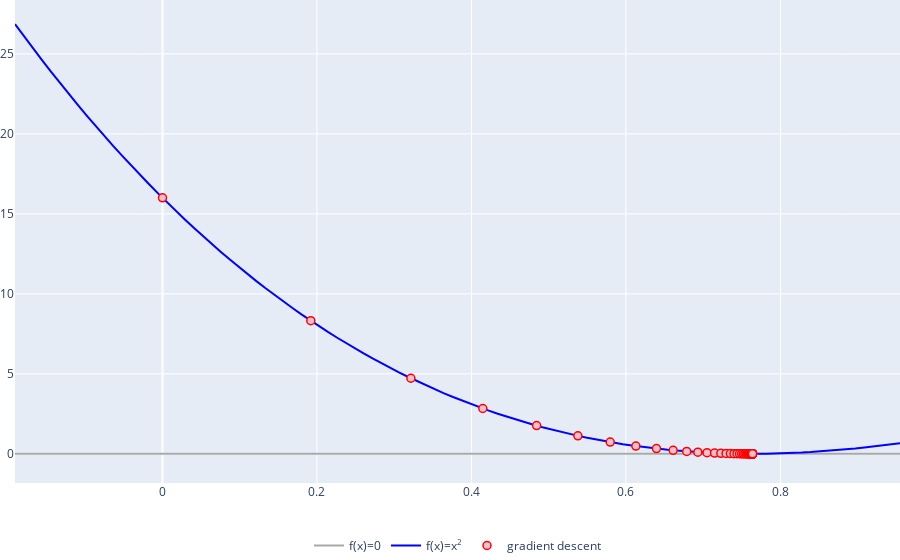

The code cell stored with this chart in its notebook:
### Markdown cell above
Подбираем x1 методом градиентного спуска -  на графике можно наблюдать, как x стремится к локальному минимуму

### Code cell
solv.grad_x1(x1_start=None, LR= 0.004, iters=100)
